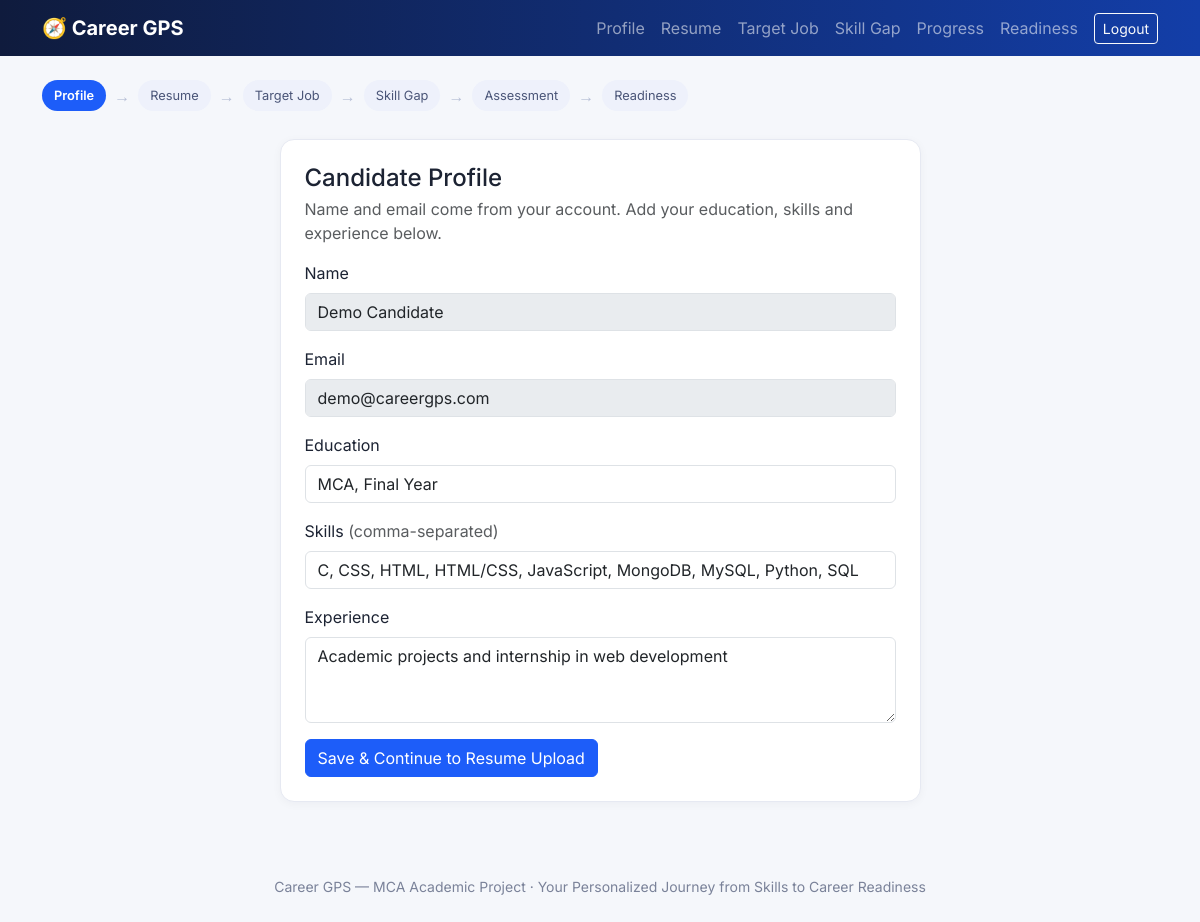
Screenshot of /profile (signed in) with the database file from the repository.
### models.py (models this page shows)
class User(db.Model):
    __tablename__ = "users"
    id = db.Column(db.Integer, primary_key=True)
    name = db.Column(db.String(120), nullable=False)
    email = db.Column(db.String(120), unique=True, nullable=False)
    password_hash = db.Column(db.String(255), nullable=False)
    created_at = db.Column(db.DateTime, default=datetime.utcnow)
    profile = db.relationship("Profile", backref="user", uselist=False)
    resumes = db.relationship("Resume", backref="user")
    skill_gaps = db.relationship("SkillGap", backref="user")
    assessment_results = db.relationship("AssessmentResult", backref="user")
    reassessments = db.relationship("Reassessment", backref="user")
    progress = db.relationship("Progress", backref="user", uselist=False)

class Profile(db.Model):
    __tablename__ = "profiles"
    id = db.Column(db.Integer, primary_key=True)
    user_id = db.Column(db.Integer, db.ForeignKey("users.id"), nullable=False)
    education = db.Column(db.String(255))
    skills = db.Column(db.String(500))  # comma separated
    experience = db.Column(db.String(500))
    target_job_id = db.Column(db.Integer, db.ForeignKey("jobs.id"))

### app.py (the view, shortened to what this page needs)
@app.route("/profile", methods=["GET", "POST"])
@login_required
def profile():
    user = current_user()
    prof = user.profile or Profile(user_id=user.id)
    return render_template("profile.html", user=user, profile=prof)

### app.py (called while the page is built)
def login_required(view):
    @wraps(view)
    def wrapped(*args, **kwargs):
        if "user_id" not in session:
            flash("Please log in to continue.", "warning")
            return redirect(url_for("login"))
        return view(*args, **kwargs)
    return wrapped

def current_user():
    uid = session.get("user_id")
    return User.query.get(uid) if uid else None

### templates/profile.html (shortened to what this page needs)
{% extends "base.html" %}
{% block content %}
<div class="stepper">
  <span class="step active">Profile</span><span class="arrow">→</span>
  <span class="step">Resume</span><span class="arrow">→</span>
  <span class="step">Target Job</span><span class="arrow">→</span>
  <span class="step">Skill Gap</span><span class="arrow">→</span>
  <span class="step">Assessment</span><span class="arrow">→</span>
  <span class="step">Readiness</span>
</div>
<div class="row justify-content-center">
  <div class="col-md-7">
    <div class="cg-card">
      <h4 class="mb-1">Candidate Profile</h4>
      <p class="text-muted">Name and email come from your account. Add your education, skills and experience below.</p>
      <div class="mb-3">
        <label class="form-label">Name</label>
        <input class="form-control" value="{{ user.name }}" disabled>
      </div>
      <div class="mb-3">
        <label class="form-label">Email</label>
        <input class="form-control" value="{{ user.email }}" disabled>
      </div>
      <form method="POST">
        <div class="mb-3">
          <label class="form-label">Education</label>
          <input type="text" class="form-control" name="education" value="{{ profile.education or '' }}" placeholder="e.g. MCA, Final Year">
        </div>
        <div class="mb-3">
          <label class="form-label">Skills <span class="text-muted">(comma-separated)</span></label>
          <input type="text" class="form-control" name="skills" value="{{ profile.skills or '' }}" placeholder="e.g. JavaScript, HTML, CSS">
        </div>
        <div class="mb-3">
          <label class="form-label">Experience</label>
          <textarea class="form-control" name="experience" rows="3" placeholder="Internships, academic projects, etc.">{{ profile.experience or '' }}</textarea>
        </div>
        <button type="submit" class="btn btn-primary">Save &amp; Continue to Resume Upload</button>
      </form>
    </div>
  </div>
</div>
{% endblock %}

### static/css/style.css (style rules this page uses)
:root { --cg-blue: #1d5df9; --cg-blue-dark: #133ea8; --cg-navy: #0f1b3d; --cg-bg: #f5f7fb; --cg-card-border: #e6e9f2; }
body { font-family: 'Inter', system-ui, sans-serif; background: var(--cg-bg); color: #1c2333; }
.cg-card { background: #fff; border: 1px solid var(--cg-card-border); border-radius: 14px; box-shadow: 0 2px 10px rgba(15, 27, 61, 0.04); padding: 24px; height: 100%; }
.btn-primary { background: var(--cg-blue); border-color: var(--cg-blue); }
.stepper { display: flex; flex-wrap: wrap; gap: 8px; align-items: center; margin-bottom: 28px; }
.stepper .step { font-size: 0.8rem; padding: 6px 12px; border-radius: 999px; background: #eef1fb; color: #4a5578; white-space: nowrap; }
.stepper .step.active { background: var(--cg-blue); color: #fff; font-weight: 600; }
.stepper .arrow { color: #b7bfd6; }

### rows the page displays
User: name "Demo Candidate", email "demo@careergps.com"
Profile: education "MCA, Final Year", skills "C, CSS, HTML, HTML/CSS, JavaScript, MongoDB, MySQL, Python, SQL", experience "Academic projects and internship in web development"
